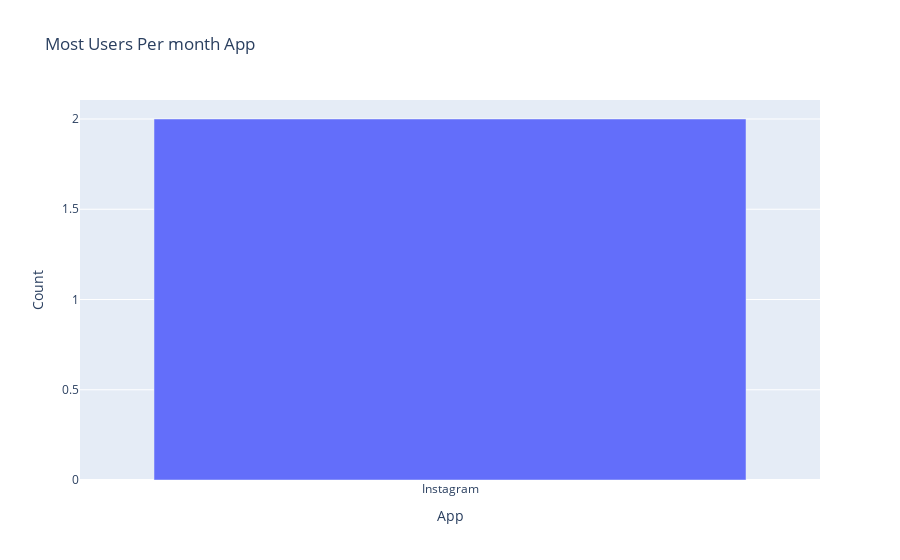

Notebook code cell kept with this figure:
### Code cell
most_users_per_Month = df.groupby(['Month', 'App']).size().unstack().idxmax(axis=1)
most_users_per_Month_count = most_users_per_Month.value_counts()

figure = px.bar(most_users_per_Month_count, x=most_users_per_Month_count.index, y=most_users_per_Month_count.values, title='Most Users Per month App', labels={'index': 'App', 'y': 'Count'})
figure.show()

### Figure 1 — Plotly figure (JSON) as saved in the notebook; plotly's stock layout.template omitted (floating-point values rounded to 4 significant figures)
{"data": [{"alignmentgroup": "True", "hovertemplate": "App=%{x}<br>Count=%{y}<extra></extra>", "legendgroup": "", "marker": {"color": "#636efa", "pattern": {"shape": ""}}, "name": "", "offsetgroup": "", "orientation": "v", "showlegend": false, "textposition": "auto", "x": ["Instagram"], "xaxis": "x", "y": [2], "yaxis": "y", "type": "bar"}], "layout": {"xaxis": {"anchor": "y", "domain": [0, 1], "title": {"text": "App"}}, "yaxis": {"anchor": "x", "domain": [0, 1], "title": {"text": "Count"}}, "legend": {"tracegroupgap": 0}, "title": {"text": "Most Users Per month App"}, "barmode": "relative"}}
